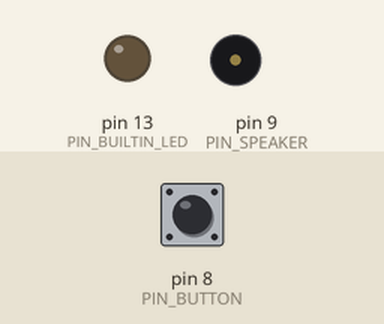
Simulated run of this sketch. Board: Arduino Uno, built with avr-gcc and run on an emulated ATmega328P. Parts: output pins drawn as LEDs (lit = HIGH), buzzer (waves = sounding). Inputs (shaded band) come from the test bench; at power-on: pin 8 (PIN_BUTTON) HIGH.

Above: at 1.2 s.
1.3 s: pin 8 (PIN_BUTTON) pulled LOW for 1 s
At 1.6 s:
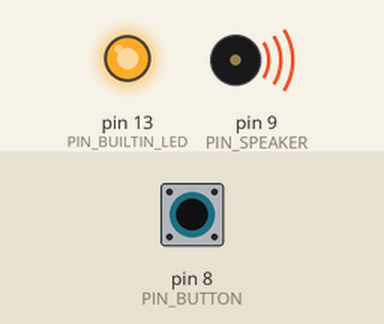
3.8 s: pin 8 (PIN_BUTTON) pulled LOW for 3.2 s
At 8.6 s:
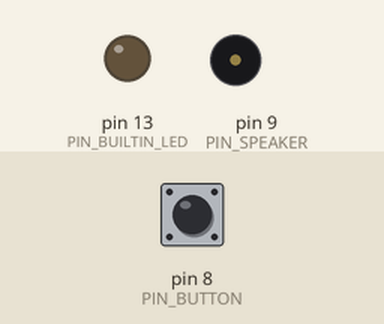
Timing chart, 0 to 10.1 s (numbered marks = the images above; inputs shaded):
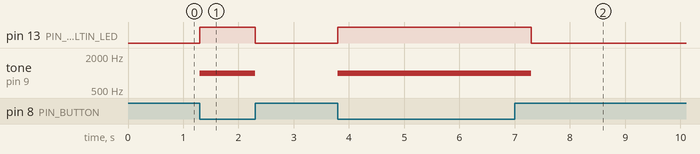

The sketch:

led_flash_beep.ino
```cpp
#define PIN_SPEAKER       9
#define PIN_BUTTON        8
#define PIN_BUILTIN_LED  13


void setup(){
  pinMode(PIN_BUILTIN_LED, OUTPUT);
  pinMode(PIN_SPEAKER, OUTPUT);
  pinMode(PIN_BUTTON, INPUT_PULLUP);
}


void loop(){

  if (digitalRead(PIN_BUTTON) == LOW){
      digitalWrite(PIN_BUILTIN_LED, HIGH);
      tone(PIN_SPEAKER,1000);
      delay(500);
      noTone(PIN_SPEAKER);
      digitalWrite(PIN_BUILTIN_LED, LOW);
  }
}
```

Measured:
- after the input at 1.3 s, pin 13 (PIN_BUILTIN_LED): LOW → HIGH at once, → LOW 1.0 s later; tone on pin 9 (PIN_SPEAKER): silent → 1000 Hz at once, → silent 1.0 s later
- after the input at 3.8 s, pin 13 (PIN_BUILTIN_LED): LOW → HIGH at once, → LOW 3.5 s later; tone on pin 9 (PIN_SPEAKER): silent → 1000 Hz at once, → silent 3.5 s later
